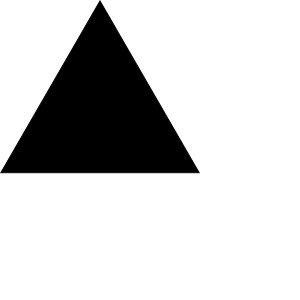
%> input picture week5/testing/tri.png, 300 x 300 px
$ octave --eval "result = centerSquare(imread('../testing/tri.png'));"   (GNU Octave 9; MATLAB toolbox functions it lacks are replaced by stand-ins)
%> lines starting %> are read from the running program, lines starting %| are printed output that depends on the picture; in (x1, y1, x2, y2) boxes, pixels count from 0 and x2, y2 are one past the last pixel; in counts of white or black regions, pixels touching at a corner belong together; the program's own positions count from 1
### week5/task2/findSquare.m
function [l1, l2, l3, l4] = findSquare(points1, points2)
        l1 = []; l2 = []; l3 = []; l4 = [];
        if length(points1)>3 && length(points2)>3
            dth = 30;
            sth = 30;
            th90deg = 10;
            for k1 = 1:length(points1)
                vert1 = abs(points1(k1,2)-points2(k1,2)) < sth;
                if vert1
                    for k2 = 1:length(points1)
                        hor2 = abs(points1(k2,1)-points2(k2,1)) < sth;
                        a12 = angleLines(points1, points2, k1, k2);
                        is90deg = (abs(90-a12)<th90deg);
                        if hor2 && is90deg
                            d21 = pdist([points1(k1,:); points1(k2,:)]);
                            d22 = pdist([points1(k1,:); points2(k2,:)]);
                            d23 = pdist([points2(k1,:); points1(k2,:)]);
                            d24 = pdist([points2(k1,:); points2(k2,:)]);
                            dist2 = min([d21 d22 d23 d24]);
                            if dist2 < dth
                               for k3 = 1:length(points1)
                                   vert3 = abs(points1(k3,2)-points2(k3,2)) < sth;
                                   a23 = angleLines(points1, points2, k2, k3);
                                   if vert3 && ne(k1,k3) && (abs(90-a23)<th90deg)
                                       d31 = pdist([points1(k2,:); points1(k3,:)]);
                                       d32 = pdist([points1(k2,:); points2(k3,:)]);
                                       d33 = pdist([points2(k2,:); points1(k3,:)]);
                                       d34 = pdist([points2(k2,:); points2(k3,:)]);
                                       dist3 = min([d31 d32 d33 d34]);
                                       if dist3 < dth
                                           % [23 lines of commented-out code are left out]
                                                            l1 = [points1(k1,:); points2(k1,:)];
                                                            l2 = [points1(k2,:); points2(k2,:)];
                                                            l3 = [points1(k3,:); points2(k3,:)];
                                                            l4 = [points1(k3,:); points2(k3,:)];
                                            % [6 lines of commented-out code are left out]

                                       end

                                 end
                               end
                            end
                        end
                    end
                end

           end

        end
end

### week5/task2/centerSquare.m
function [cy cx] = centerSquare(image)
    do_plots = false;

    cy = -1; cx = -1;

    BW = edge(rgb2gray(image),'canny');
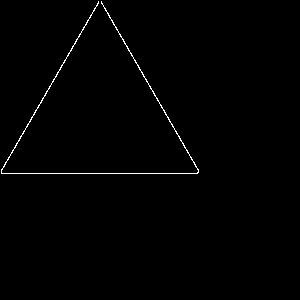
%> BW: size 300x300 logical; 0.75% white in thin lines or dots, all inside (x1, y1, x2, y2) = (1, 1, 199, 174)
    %BW = imdilate(BW,strel('square',2));
    l = min(size(BW,1), size(BW,2));
%> l = 300

    [H,T,R] = hough(BW);
%> T = 180 values from -90 to 89; R = 847 values from -423 to 423
    %imshow(H,[],'XData',T,'YData',R,...
    %            'InitialMagnification','fit');
    %xlabel('\theta'), ylabel('\rho');
    %axis on, axis normal, hold on;

    %P  = houghpeaks(H,round(.08*l),'threshold',ceil(0.15*max(H(:))));
    P  = houghpeaks(H,5,'threshold',ceil(0.15*max(H(:))));
%> P = [251 1; 510 121; 510 61]
    %x = T(P(:,2)); y = R(P(:,1));
    %plot(x,y,'s','color','white');


    lines = houghlines(BW,T,R,P,'FillGap',.2*l,'MinLength',.5*l);
%> lines = 3 lines; point1 to point2 (x, y): (2, 174) to (198, 174), (102, 3) to (199, 172), (2, 171) to (99, 4)
    if do_plots
        figure, imshow(BW), hold on
    end
    max_len = 0;
    points1 = []; points2 = [];
    for k = 1:length(lines)
        a1 = abs(lines(k).point1(2)-lines(k).point2(2));
        a2 = abs(lines(k).point1(1)-lines(k).point2(1));
        isVert = a1 < 30;
        isHor = a2 < 30;
        if isVert || isHor
            points1 = [points1; lines(k).point1];
            points2 = [points2; lines(k).point2];
        end
    end
%> this loop made 3 passes
%> (a1, a2, isVert, points1, points2) on pass 1: (0, 196, true, [2 174], [198 174])
%> (a1, a2, isVert) on passes 2 to 3: (167, 97, false), (169, 97, false)

    if do_plots
        for k = 1:length(lines)
            xy = [lines(k).point1; lines(k).point2];
            plot(xy(:,1),xy(:,2),'LineWidth',2,'Color','green');
            % Plot beginnings and ends of lines
            %plot(xy(1,1),xy(1,2),'x','LineWidth',2,'Color','yellow');
            %plot(xy(2,1),xy(2,2),'x','LineWidth',2,'Color','red');
        end
    end

  [l1, l2, l3, l4] = findSquare(points1, points2);
%> l1 = []; l2 = []; l3 = []; l4 = []
  if length(l1)>0 && length(l2)>0 && length(l3)>0
    if do_plots
       plot(l1(:,1),l1(:,2),'LineWidth',2,'Color','red');
       plot(l2(:,1),l2(:,2),'LineWidth',2,'Color','red');
       plot(l3(:,1),l3(:,2),'LineWidth',2,'Color','red');
       plot(l4(:,1),l4(:,2),'LineWidth',2,'Color','red');
    end
    ys = [l1(1,1) l1(2,1) l2(1,1) l2(2,1) l3(1,1) l3(2,1) l4(1,1) l4(2,1)];
    xs = [l1(1,2) l1(2,2) l2(1,2) l2(2,2) l3(1,2) l3(2,2) l4(1,2) l4(2,2)];

    %cy = mean(ys);
    %cx = mean(xs);
    miny = min(ys); maxy = max(ys);
    minx = min(xs); maxx = max(xs);
    if abs(maxy-miny)>(0.5*l) && abs(minx-maxx)>(0.5*l)
      cy = miny;
      cx = minx;
    end


     if do_plots
       plot(cy, cx,'x','LineWidth',4,'Color','blue');
     end
  end
end
